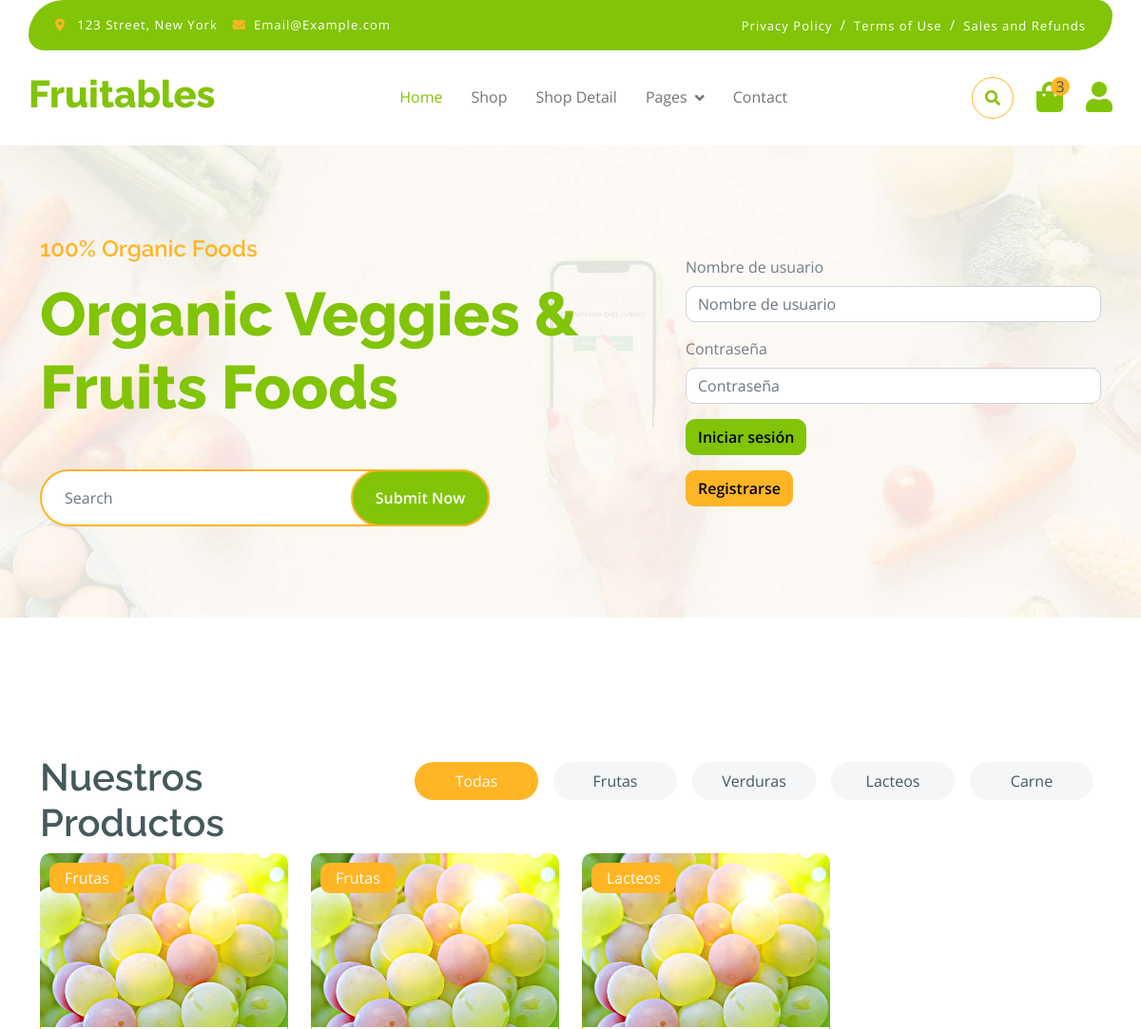
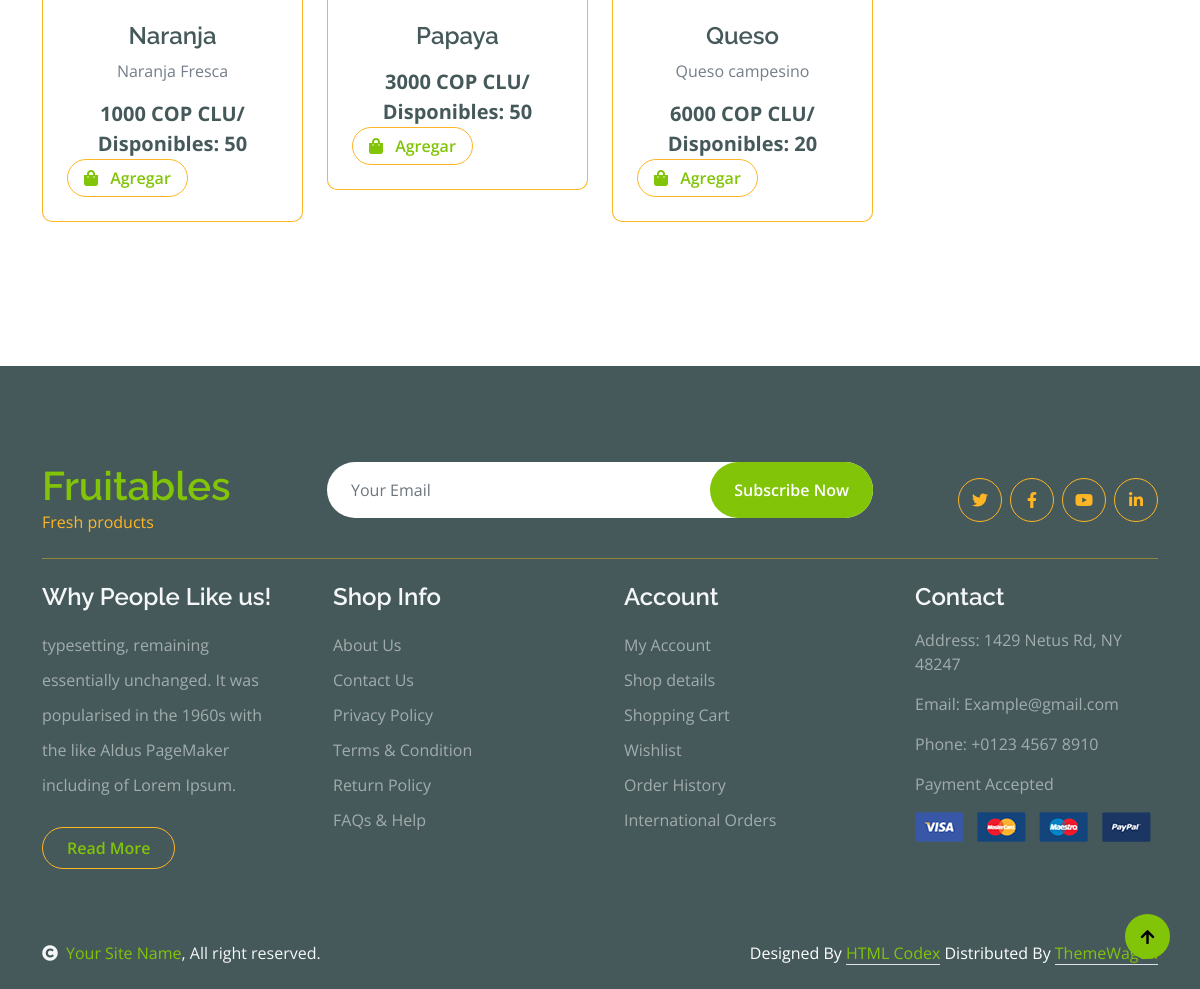
The page / on the database its author committed (2 pictures, top to bottom).
### productos/models.py (models this page shows, shortened)
class CategoriaProducto(models.Model):
    nombre = models.CharField(max_length=150, verbose_name='Nombre')
    descripcion = models.CharField(max_length=250, verbose_name='Descripcion', blank=True, null=True)
    creado = models.DateTimeField(auto_now_add=True, verbose_name='Creado')
    actualizado = models.DateTimeField(auto_now=True, verbose_name='Actualizado')
    class Meta:
        verbose_name = 'Categoria Producto'
        verbose_name_plural = 'Categorias Productos'
    def __str__(self):
        return self.nombre

class Producto(models.Model):
    categoria = models.ForeignKey(CategoriaProducto, verbose_name="Categoria", blank=True, on_delete=models.CASCADE, null=True)
    nombre = models.CharField(max_length=250, verbose_name='Nombre')
    cantidad = models.CharField(max_length=150, verbose_name='Cantidad')
    precio = models.CharField(max_length=150, verbose_name='Costo')
    descripcion = models.TextField(verbose_name='Descripcion', blank=True, null=True)
    imagen = models.ImageField(default='null', verbose_name="Imagen", upload_to="productos", null=True, blank=True)
    publico = models.BooleanField(verbose_name="Publicado?")
    fLote = models.DateField(null=True, blank=True, verbose_name="Fecha de Lote")
    creado = models.DateTimeField(auto_now_add=True, verbose_name='Creado')
    actualizado = models.DateTimeField(auto_now=True, verbose_name='Actualizado')
    class Meta:
        verbose_name = 'Producto'
        verbose_name_plural = 'Productos'

### mainapp/views.py (the view)
# urls.py: path('', views.index, name='index'),
def index(request):
    categorias = CategoriaProducto.objects.all()
    productos = Producto.objects.filter(publico=True)
    if request.user.is_authenticated:
        productos = Producto.objects.all()
    cattmp = Producto.objects.filter(categoria=1)
    return render(request, 'mainapp/index.html', {
        'titulo': 'Home',
        'categorias': categorias,
        'productos': productos,
        'cattmp': cattmp
    })

### mainapp/templates/mainapp/index.html (shortened to what this page needs)
{% extends "layouts/layout.html" %}
{% block content %}
{% load static %}
<div class="container-fluid py-5 mb-5 hero-header">
    <div class="container py-5">
        <div class="row g-5 align-items-center">
            <div class="col-md-12 col-lg-7">
                <h4 class="mb-3 text-secondary">100% Organic Foods</h4>
                <h1 class="mb-5 display-3 text-primary">Organic Veggies & Fruits Foods</h1>
                <div class="position-relative mx-auto">
                    <input class="form-control border-2 border-secondary w-75 py-3 px-4 rounded-pill" type="number" placeholder="Search">
                    <button type="submit" class="btn btn-primary border-2 border-secondary py-3 px-4 position-absolute rounded-pill text-white h-100" style="top: 0; right: 25%;">Submit Now</button>
                </div>
            </div>
            <div class="col-md-12 col-lg-5">
                <form method="post" action="{% url 'iniciar_sesion' %}">
                    <div class="mb-3">
                        <label for="username" class="form-label">Nombre de usuario</label>
                        <input type="text" class="form-control" id="username" name="username" placeholder="Nombre de usuario">
                    </div>
                    <div class="mb-3">
                        <label for="password" class="form-label">Contraseña</label>
                        <input type="password" class="form-control" id="password" name="password" placeholder="Contraseña">
                    </div>
                    <button type="submit" class="btn btn-primary">Iniciar sesión</button>
                </form>
                <a href="{% url 'registro' %}" class="btn btn-secondary mt-3">Registrarse</a>
            </div>
        </div>
    </div>
</div>
<div class="container-fluid fruite py-5">
    <div class="container py-5">
        <div class="tab-class text-center">
            <div class="row g-4">
                <div class="col-lg-4 text-start">
                    <h1>Nuestros Productos</h1>
                </div>
                <div class="col-lg-8 text-end">
                    <ul class="nav nav-pills d-inline-flex text-center mb-5">
                        <li class="nav-item">
                            <a class="d-flex m-2 py-2 bg-light rounded-pill active" data-bs-toggle="pill" href="#tab-0">
                                <span class="text-dark" style="width: 130px;">Todas</span>
                            </a>
                        </li>
                        {% for categoria in categorias %}
                        <li class="nav-item">
                            <a class="d-flex py-2 m-2 bg-light rounded-pill" data-bs-toggle="pill" href="#tab-{{categoria.pk}}">
                                <span class="text-dark" style="width: 130px;">{{categoria.nombre}}</span>
                            </a>
                        </li>
                        {% endfor %}
                    </ul>
                </div>
            </div>
            <div class="tab-content">
                <div id="tab-0" class="tab-pane fade show p-0 active">
                    <div class="row g-4">
                        <div class="col-lg-12">
                            <div class="row g-4">
                                {% for producto in productos %}
                                    <div class="col-md-6 col-lg-4 col-xl-3">
                                        <div class="rounded position-relative fruite-item">
                                            <div class="fruite-img">
                                                <img src="img/fruite-item-5.jpg" class="img-fluid w-100 rounded-top" alt="">
                                            </div>
                                            <div class="text-white bg-secondary px-3 py-1 rounded position-absolute" style="top: 10px; left: 10px;">{{producto.categoria}}</div>
                                            <div class="p-4 border border-secondary border-top-0 rounded-bottom">
                                                <h4>{{producto.nombre}}</h4>
                                                <p>{{producto.descripcion}}</p>
                                                <div class="d-flex justify-content-between flex-lg-wrap">
                                                    <p class="text-dark fs-5 fw-bold mb-0">{{producto.precio}} COP CLU/ Disponibles: {{producto.cantidad}}</p>
                                                    <a href="#" class="btn border border-secondary rounded-pill px-3 text-primary"><i class="fa fa-shopping-bag me-2 text-primary"></i> Agregar</a>
                                                </div>
                                            </div>
                                        </div>
                                    </div>
                                {% endfor %}
                            </div>
                        </div>
                    </div>
                </div>
            </div>
        </div>
    </div>
</div>
{% endblock content %}

### mainapp/templates/layouts/layout.html (shortened to what this page needs)
{% load static %}
<!DOCTYPE html>
<html lang="en">
    <head>
        <link rel="stylesheet" href="https://use.fontawesome.com/releases/v5.15.4/css/all.css"/>
        <link href="https://cdn.jsdelivr.net/npm/bootstrap-icons@1.4.1/font/bootstrap-icons.css" rel="stylesheet">
        <link href="{% static 'lib/lightbox/css/lightbox.min.css'%}" rel="stylesheet">
        <link href="{% static 'lib/owlcarousel/assets/owl.carousel.min.css'%}" rel="stylesheet">
        <link href="{% static 'css/bootstrap.min.css'%}" rel="stylesheet">
        <link href="{% static 'css/style.css'%}" rel="stylesheet">
    </head>
    <body>
        <div class="container-fluid fixed-top">
            <div class="container topbar bg-primary d-none d-lg-block">
                <div class="d-flex justify-content-between">
                    <div class="top-info ps-2">
                        <small class="me-3"><i class="fas fa-map-marker-alt me-2 text-secondary"></i> <a href="#" class="text-white">123 Street, New York</a></small>
                        <small class="me-3"><i class="fas fa-envelope me-2 text-secondary"></i><a href="#" class="text-white">Email@Example.com</a></small>
                    </div>
                    <div class="top-link pe-2">
                        <a href="#" class="text-white"><small class="text-white mx-2">Privacy Policy</small>/</a>
                        <a href="#" class="text-white"><small class="text-white mx-2">Terms of Use</small>/</a>
                        <a href="#" class="text-white"><small class="text-white ms-2">Sales and Refunds</small></a>
                    </div>
                </div>
            </div>
            <div class="container px-0">
                <nav class="navbar navbar-light bg-white navbar-expand-xl">
                    <a href="index.html" class="navbar-brand"><h1 class="text-primary display-6">Fruitables</h1></a>
                    <div class="collapse navbar-collapse bg-white" id="navbarCollapse">
                        <div class="navbar-nav mx-auto">
                            <a href="index.html" class="nav-item nav-link active">Home</a>
                            <a href="shop.html" class="nav-item nav-link">Shop</a>
                            <a href="shop-detail.html" class="nav-item nav-link">Shop Detail</a>
                            <div class="nav-item dropdown">
                                <a href="#" class="nav-link dropdown-toggle" data-bs-toggle="dropdown">Pages</a>
                            </div>
                            <a href="contact.html" class="nav-item nav-link">Contact</a>
                        </div>
                        <div class="d-flex m-3 me-0">
                            <button class="btn-search btn border border-secondary btn-md-square rounded-circle bg-white me-4" data-bs-toggle="modal" data-bs-target="#searchModal"><i class="fas fa-search text-primary"></i></button>
                            <a href="#" class="position-relative me-4 my-auto">
                                <i class="fa fa-shopping-bag fa-2x"></i>
                                <span class="position-absolute bg-secondary rounded-circle d-flex align-items-center justify-content-center text-dark px-1" style="top: -5px; left: 15px; height: 20px; min-width: 20px;">3</span>
                            </a>
                            <a href="#" class="my-auto">
                                <i class="fas fa-user fa-2x"></i>
                            </a>
                        </div>
                    </div>
                </nav>
            </div>
        </div>
        <div class="content">
            {% block content %}
            {% endblock content %}
        </div>
        <div class="container-fluid bg-dark text-white-50 footer pt-5 mt-5">
            <div class="container py-5">
                <div class="pb-4 mb-4" style="border-bottom: 1px solid rgba(226, 175, 24, 0.5) ;">
                    <div class="row g-4">
                        <div class="col-lg-3">
                            <a href="#">
                                <h1 class="text-primary mb-0">Fruitables</h1>
                                <p class="text-secondary mb-0">Fresh products</p>
                            </a>
                        </div>
                        <div class="col-lg-6">
                            <div class="position-relative mx-auto">
                                <input class="form-control border-0 w-100 py-3 px-4 rounded-pill" type="number" placeholder="Your Email">
                                <button type="submit" class="btn btn-primary border-0 border-secondary py-3 px-4 position-absolute rounded-pill text-white" style="top: 0; right: 0;">Subscribe Now</button>
                            </div>
                        </div>
                        <div class="col-lg-3">
                            <div class="d-flex justify-content-end pt-3">
                                <a class="btn  btn-outline-secondary me-2 btn-md-square rounded-circle" href=""><i class="fab fa-twitter"></i></a>
                                <a class="btn btn-outline-secondary me-2 btn-md-square rounded-circle" href=""><i class="fab fa-facebook-f"></i></a>
                                <a class="btn btn-outline-secondary me-2 btn-md-square rounded-circle" href=""><i class="fab fa-youtube"></i></a>
                                <a class="btn btn-outline-secondary btn-md-square rounded-circle" href=""><i class="fab fa-linkedin-in"></i></a>
                            </div>
                        </div>
                    </div>
                </div>
                <div class="row g-5">
                    <div class="col-lg-3 col-md-6">
                        <div class="footer-item">
                            <h4 class="text-light mb-3">Why People Like us!</h4>
                            <p class="mb-4">typesetting, remaining essentially unchanged. It was
                                popularised in the 1960s with the like Aldus PageMaker including of Lorem Ipsum.</p>
                            <a href="" class="btn border-secondary py-2 px-4 rounded-pill text-primary">Read More</a>
                        </div>
                    </div>
                    <div class="col-lg-3 col-md-6">
                        <div class="d-flex flex-column text-start footer-item">
                            <h4 class="text-light mb-3">Shop Info</h4>
                            <a class="btn-link" href="">About Us</a>
                            <a class="btn-link" href="">Contact Us</a>
                            <a class="btn-link" href="">Privacy Policy</a>
                            <a class="btn-link" href="">Terms & Condition</a>
                            <a class="btn-link" href="">Return Policy</a>
                            <a class="btn-link" href="">FAQs & Help</a>
                        </div>
                    </div>
                    <div class="col-lg-3 col-md-6">
                        <div class="d-flex flex-column text-start footer-item">
                            <h4 class="text-light mb-3">Account</h4>
                            <a class="btn-link" href="">My Account</a>
                            <a class="btn-link" href="">Shop details</a>
                            <a class="btn-link" href="">Shopping Cart</a>
                            <a class="btn-link" href="">Wishlist</a>
                            <a class="btn-link" href="">Order History</a>
                            <a class="btn-link" href="">International Orders</a>
                        </div>
                    </div>
                    <div class="col-lg-3 col-md-6">
                        <div class="footer-item">
                            <h4 class="text-light mb-3">Contact</h4>
                            <p>Address: 1429 Netus Rd, NY 48247</p>
                            <p>Email: Example@gmail.com</p>
                            <p>Phone: +0123 4567 8910</p>
                            <p>Payment Accepted</p>
                            <img src="img/payment.png" class="img-fluid" alt="">
                        </div>
                    </div>
                </div>
            </div>
        </div>
        <div class="container-fluid copyright bg-dark py-4">
            <div class="container">
                <div class="row">
                    <div class="col-md-6 text-center text-md-start mb-3 mb-md-0">
                        <span class="text-light"><a href="#"><i class="fas fa-copyright text-light me-2"></i>Your Site Name</a>, All right reserved.</span>
                    </div>
                    <div class="col-md-6 my-auto text-center text-md-end text-white">
                        Designed By <a class="border-bottom" href="https://htmlcodex.com">HTML Codex</a> Distributed By <a class="border-bottom" href="https://themewagon.com">ThemeWagon</a>
                    </div>
                </div>
            </div>
        </div>
        <a href="#" class="btn btn-primary border-3 border-primary rounded-circle back-to-top"><i class="fa fa-arrow-up"></i></a>
    </body>
</html>

### rows shown on the page
CategoriaProducto: nombre "Frutas"
CategoriaProducto: nombre "Verduras"
CategoriaProducto: nombre "Lacteos"
CategoriaProducto: nombre "Carne"
Producto: categoria "Frutas", nombre "Naranja", descripcion "Naranja Fresca", precio "1000", cantidad "50"
Producto: categoria "Frutas", nombre "Papaya", precio "3000", cantidad "50"
Producto: categoria "Lacteos", nombre "Queso", descripcion "Queso campesino", precio "6000", cantidad "20"
